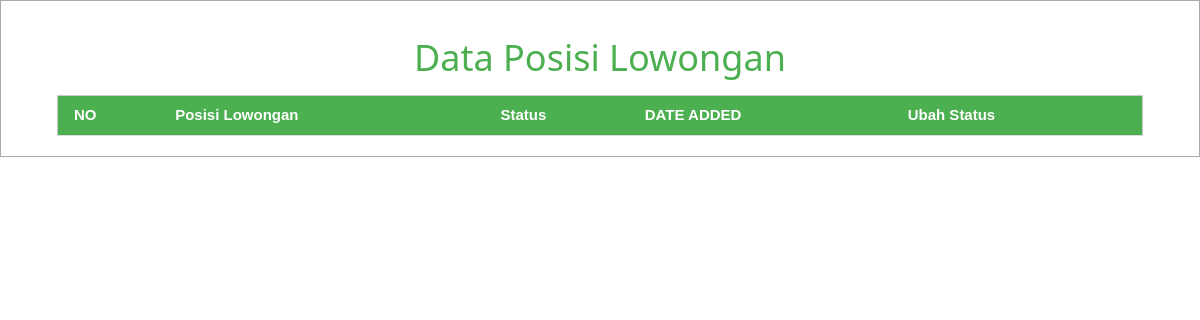
Page /index.php/lowongan on the earlier database version.
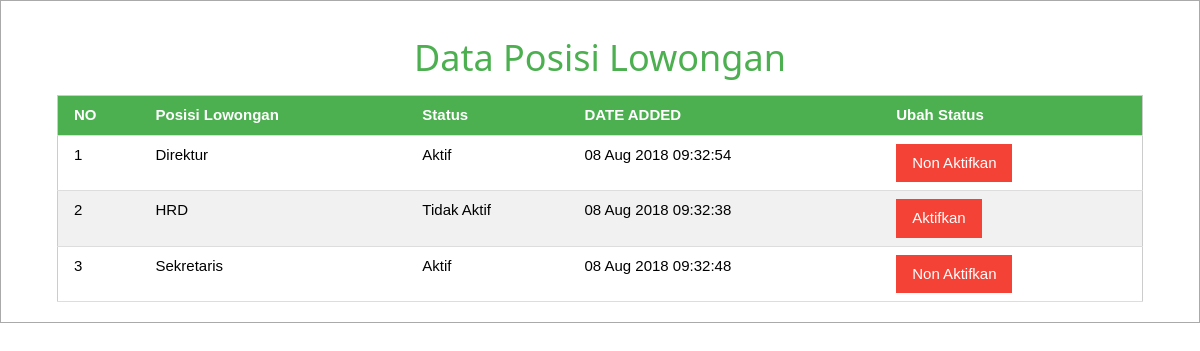
Same page on the later database version.
### tables this page shows
CREATE TABLE `lowongan` (
  `ID` int(11) NOT NULL,
  `POSISI_LOWONGAN` text NOT NULL,
  `STATUS_POSISI` varchar(1) NOT NULL DEFAULT '1',
  `CREATE_DATE` datetime NOT NULL DEFAULT CURRENT_TIMESTAMP
);

### application/controllers/Lowongan.php (called while the page is built, shortened)
<?php
class Lowongan extends CI_Controller {
	private $data;
	public function __construct(){
		$this->load->library('session');
		$this->load->helper('url');
		$this->load->database();
		$this->load->model('lowongan_model');
	}
	public function index(){
		$this->data['result'] = $this->lowongan_model->get_lowongan();
		$this->load->view('section_header');
		$this->load->view('lowongan_view', $this->data);
		$this->load->view('section_footer');
	}
}

### index.php (called while the page is built, shortened)
<?php
require_once BASEPATH.'core/CodeIgniter.php';

### application/models/Lowongan_model.php (called while the page is built, shortened)
<?php
class Lowongan_model extends CI_Model {
	private $_table1 = "LOWONGAN";
	public function get_lowongan($filters=null){
		$sql = "SELECT * FROM " . $this->_table1;
		$sql .= " WHERE 1=1";
		$sql .= " ORDER BY POSISI_LOWONGAN ASC";
		$query = $this->db->query($sql);
		$result = $query->result();
		return $result;
	}
}

### application/views/lowongan_view.php (the view)
<div class="w3-container">
<h1 class="w3-center w3-text-green">Data Posisi Lowongan</h1>
<table class="w3-table w3-bordered w3-striped w3-border test">
<tbody>
<tr class="w3-green">
  <th>NO</th>
  <th>Posisi Lowongan</th>
  <th>Status</th>
  <th>DATE ADDED</th>
  <th>Ubah Status</th>
</tr>
</tbody><tbody>
<?php $i = 1; foreach ($result as $item):?>
<tr>
  <td><?php echo $i++;?></td>
  <td><?php echo $item->POSISI_LOWONGAN;?></td>
  <td>
  <?php
	if( $item->STATUS_POSISI == '1'){
		echo 'Aktif';
	}else{
		echo 'Tidak Aktif';
	}
  ?>
  </td>
  <td><?php $time = strtotime($item->CREATE_DATE);
		echo date('d M Y H:i:s',$time); ?></td>
  <td>
  <?php
	if( $item->STATUS_POSISI == '1'){
		echo '<a class="w3-button w3-red" href="'.base_url().'/lowongan/update_status/'.$item->ID.'">Non Aktifkan</a>';
	}else{
		echo '<a class="w3-button w3-red" href="'.base_url().'/lowongan/update_status/'.$item->ID.'">Aktifkan</a>';
	}
  ?>
  </td>
<?php endforeach;?>
</tr>
</tbody>
</table>
</div>

Differences in the rows shown:
added lowongan: POSISI_LOWONGAN "Direktur", STATUS_POSISI "Aktif", CREATE_DATE "08 Aug 2018 09:32:54"
added lowongan: POSISI_LOWONGAN "HRD", STATUS_POSISI "Tidak Aktif", CREATE_DATE "08 Aug 2018 09:32:38"
added lowongan: POSISI_LOWONGAN "Sekretaris", STATUS_POSISI "Aktif", CREATE_DATE "08 Aug 2018 09:32:48"
